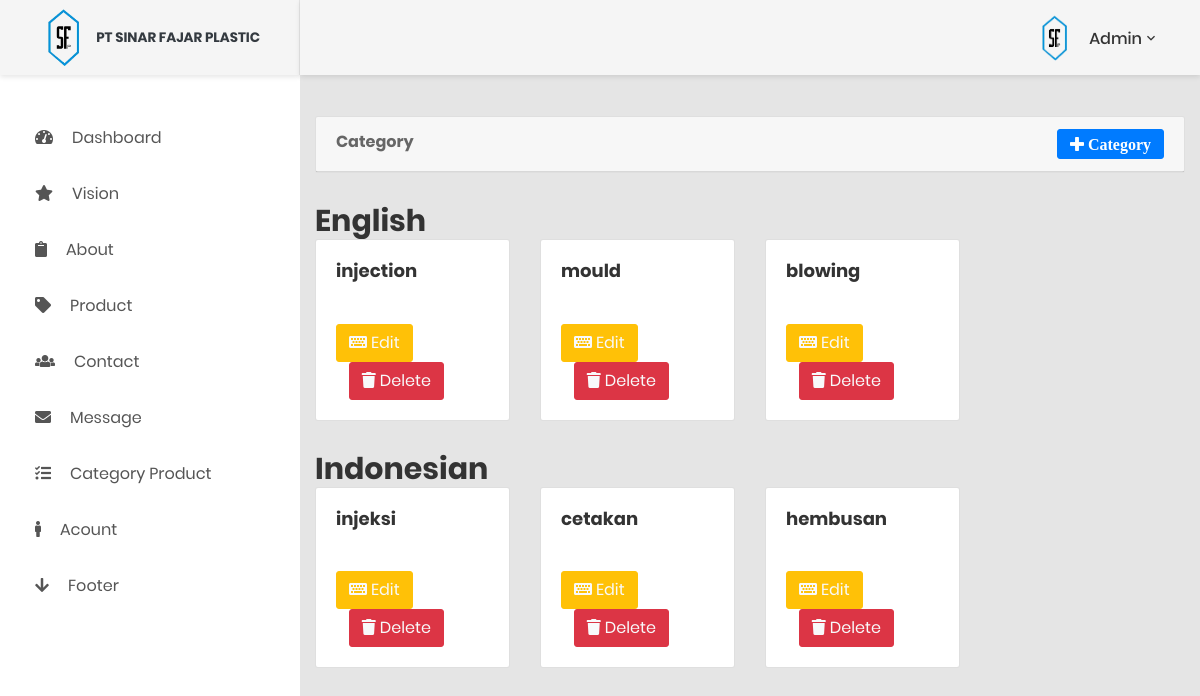
The page /private/company/admin/category.php (signed in) on the database its author committed.
### tables this page shows
CREATE TABLE `category` (
  `id_category` int(11) NOT NULL,
  `category` varchar(30) NOT NULL,
  `lang` varchar(5) NOT NULL
);

### private/company/admin/category.php (the view, shortened to what this page needs)
<?php
require 'connection.php';
$query=mysqli_query($connect,"SELECT * FROM category WHERE lang='eng'");
$query2=mysqli_query($connect,"SELECT * FROM category WHERE lang='ind'");
?>
<html lang="en">
<head>
    <link href="css/font-face.css" rel="stylesheet" media="all">
    <link href="vendor/font-awesome-5/css/fontawesome-all.min.css" rel="stylesheet" media="all">
    <link href="vendor/font-awesome-4.7/css/font-awesome.min.css" rel="stylesheet" media="all">
    <link href="vendor/mdi-font/css/material-design-iconic-font.min.css" rel="stylesheet" media="all">
    <link href="vendor/bootstrap-4.1/bootstrap.min.css" rel="stylesheet" media="all">
    <link href="vendor/animsition/animsition.min.css" rel="stylesheet" media="all">
    <link href="vendor/bootstrap-progressbar/bootstrap-progressbar-3.3.4.min.css" rel="stylesheet" media="all">
    <link href="vendor/wow/animate.css" rel="stylesheet" media="all">
    <link href="vendor/css-hamburgers/hamburgers.min.css" rel="stylesheet" media="all">
    <link href="vendor/slick/slick.css" rel="stylesheet" media="all">
    <link href="vendor/select2/select2.min.css" rel="stylesheet" media="all">
    <link href="vendor/perfect-scrollbar/perfect-scrollbar.css" rel="stylesheet" media="all">
</head>
<body class="animsition">
    <div class="page-wrapper">
        <?php require 'header.php'; ?>
        <?php require 'sidebar.php'; ?>
        <div class="page-container">
            <?php require 'header_desktop.php'; ?>
                <div class="main-content col-md-12">
                        <div class="card">
                            <div class="card-header">
                                <strong class="card-title">Category</strong>
                                <a href="category_add.php" style="float: right;" class="btn btn-primary"><i class="fa fa-plus"> Category</i></a>
                            </div>
                        </div>
                        <h2>English</h2>
                        <div class="row">
                            <?php while ($data=mysqli_fetch_array($query)) {?>
                                <div class="col-md-3">
                                    <div class="card">
                                        <div class="card-body">
                                            <h4 class="card-title mb-3"><?php echo $data['category']; ?></h4>
                                            <br>
                                            <a href="category_edit.php?id=<?php echo $data['id_category'] ?>" style="float: left;" class="text-light btn btn-warning"><i class="fa fa-keyboard-o"></i> Edit</a>
                                            <a href="category_delete.php?id=<?php echo $data['id_category'] ?>" style="float: left;" class="text-light btn btn-danger offset-md-1"><i class="fa fa-trash"></i> Delete</a>
                                        </div>
                                    </div>
                                </div>
                            <?php } ?>
                        </div>
                        <h2>Indonesian</h2>
                        <div class="row">
                            <?php while ($data2=mysqli_fetch_array($query2)) {?>
                                <div class="col-md-3">
                                    <div class="card">
                                        <div class="card-body">
                                            <h4 class="card-title mb-3"><?php echo $data2['category']; ?></h4>
                                            <br>
                                            <a href="category_edit.php?id=<?php echo $data2['id_category'] ?>" style="float: left;" class="text-light btn btn-warning"><i class="fa fa-keyboard-o"></i> Edit</a>
                                            <a href="category_delete.php?id=<?php echo $data2['id_category'] ?>" style="float: left;" class="text-light btn btn-danger offset-md-1"><i class="fa fa-trash"></i> Delete</a>
                                        </div>
                                    </div>
                                </div>
                            <?php } ?>
                        </div>
                </div>
        </div>
    </div>
</body>
</html>

### rows shown on the page
category: category "injection"
category: category "mould"
category: category "blowing"
category: category "injeksi"
category: category "cetakan"
category: category "hembusan"

### other values the page prints
$username "Admin"
